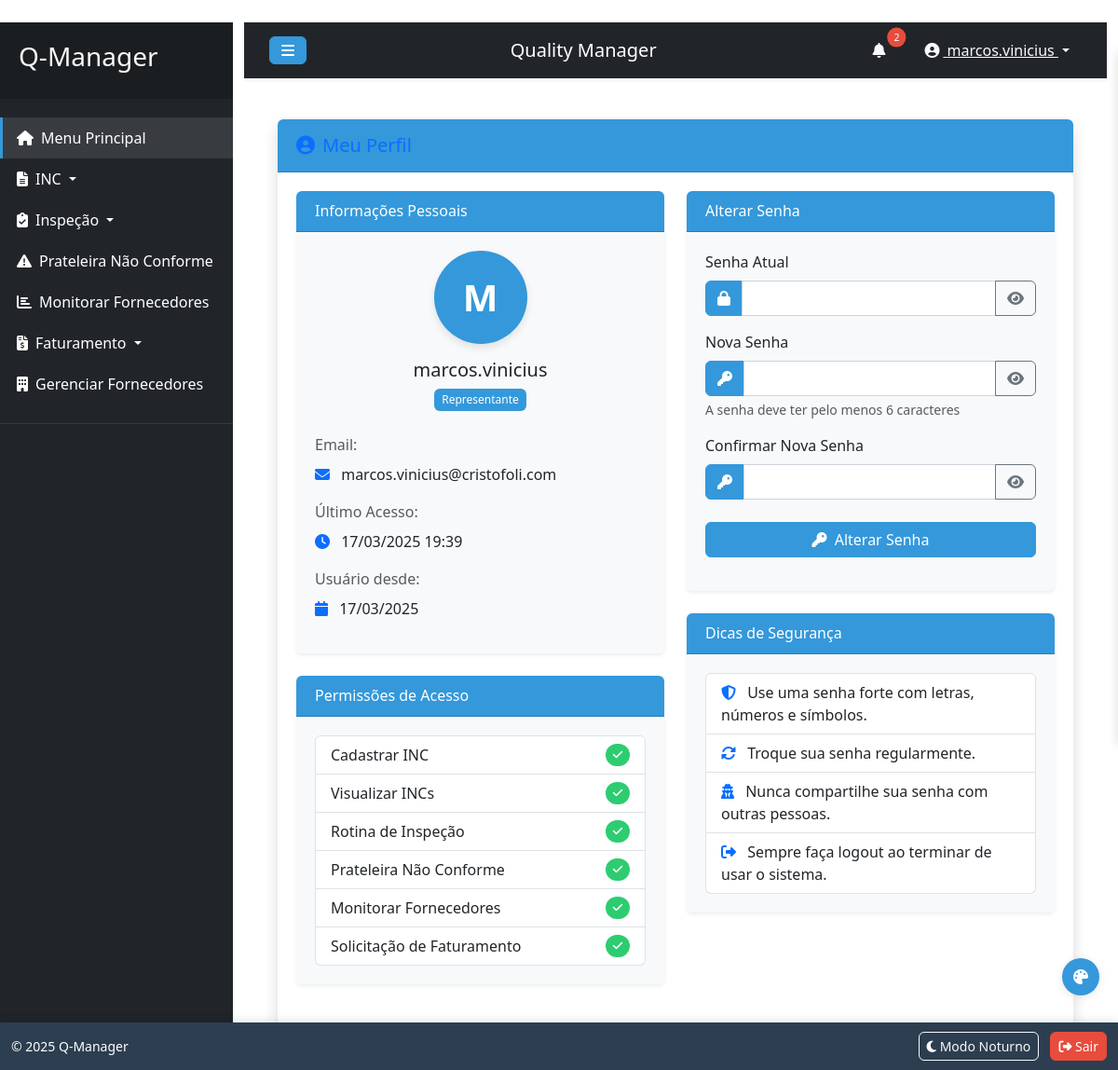
Page /auth/perfil (signed in) on the committed database.
### models.py (models this page shows)
class User(UserMixin, db.Model):
    id = db.Column(db.Integer, primary_key=True)
    username = db.Column(db.String(80), unique=True, nullable=False)
    password = db.Column(db.String(256), nullable=False)
    email = db.Column(db.String(120), unique=True, nullable=True)  # Novo campo para email
    is_admin = db.Column(db.Boolean, default=False)
    is_representante = db.Column(db.Boolean, default=False)  # Novo campo para marcar se é representante
    permissions = db.Column(db.Text, default='{}')  # JSON para armazenar permissões
    created_at = db.Column(db.DateTime, default=datetime.utcnow)
    last_login = db.Column(db.DateTime, nullable=True)
    def has_permission(self, permission_name):
        if self.is_admin:  # Administradores têm todas as permissões
            return True
        try:
            perms = json.loads(self.permissions)
            return perms.get(permission_name, False)
        except:
            return False

### auth.py (the view, shortened to what this page needs)
@auth_bp.route('/perfil', methods=['GET', 'POST'])
@login_required
def perfil():
    user = current_user
    try:
        user_permissions = json.loads(user.permissions) if user.permissions else {}
    except:
        user_permissions = {}
    system_functions = [
        {'id': 'cadastro_inc', 'name': 'Cadastrar INC'},
        {'id': 'visualizar_incs', 'name': 'Visualizar INCs'},
        {'id': 'rotina_inspecao', 'name': 'Rotina de Inspeção'},
        {'id': 'prateleira', 'name': 'Prateleira Não Conforme'},
        {'id': 'fornecedores', 'name': 'Monitorar Fornecedores'},
        {'id': 'faturamento', 'name': 'Solicitação de Faturamento'},
    ]
    return render_template('perfil.html', user=user, permissions=user_permissions, system_functions=system_functions)

### templates/perfil.html (shortened to what this page needs)
{% extends "base.html" %}
{% block content %}
<div class="container-fluid">
    <div class="card shadow mb-4">
        <div class="card-header py-3 d-flex justify-content-between align-items-center">
            <h5 class="m-0 font-weight-bold text-primary">
                <i class="fas fa-user-circle me-2"></i>Meu Perfil
            </h5>
        </div>
        <div class="card-body">
            <div class="row">
                <div class="col-md-6">
                    <div class="card bg-light mb-4">
                        <div class="card-header">
                            <h6 class="mb-0">Informações Pessoais</h6>
                        </div>
                        <div class="card-body">
                            <div class="text-center mb-4">
                                <div class="avatar-circle mx-auto mb-3">
                                    <span class="initial">{{ user.username[0]|upper }}</span>
                                </div>
                                <h5>{{ user.username }}</h5>
                                <div class="mb-2">
                                    {% if user.is_representante %}
                                    <span class="badge bg-primary">Representante</span>
                                    {% endif %}
                                </div>
                            </div>
                            <div class="mb-3">
                                <label class="form-label text-muted">Email:</label>
                                <p class="mb-1">
                                    {% if user.email %}
                                    <i class="fas fa-envelope me-2 text-primary"></i> {{ user.email }}
                                    {% else %}
                                    <span class="text-muted"><i class="fas fa-envelope me-2"></i> Não informado</span>
                                    {% endif %}
                                </p>
                            </div>
                            {% if user.last_login %}
                            <div class="mb-3">
                                <label class="form-label text-muted">Último Acesso:</label>
                                <p class="mb-1"><i class="fas fa-clock me-2 text-primary"></i> {{ user.last_login.strftime('%d/%m/%Y %H:%M') }}</p>
                            </div>
                            {% endif %}
                            <div class="mb-3">
                                <label class="form-label text-muted">Usuário desde:</label>
                                <p class="mb-1"><i class="fas fa-calendar me-2 text-primary"></i> {{ user.created_at.strftime('%d/%m/%Y') }}</p>
                            </div>
                        </div>
                    </div>
                    <div class="card bg-light">
                        <div class="card-header">
                            <h6 class="mb-0">Permissões de Acesso</h6>
                        </div>
                        <div class="card-body">
                            {% if user.is_admin %}
                            <div class="alert alert-info">
                                <i class="fas fa-info-circle me-2"></i> Como administrador, você tem acesso a todas as funcionalidades do sistema.
                            </div>
                            {% else %}
                            <ul class="list-group permissions-list">
                                {% for function in system_functions %}
                                <li class="list-group-item d-flex justify-content-between align-items-center">
                                    {{ function.name }}
                                    {% if permissions.get(function.id) %}
                                    <span class="badge bg-success rounded-pill"><i class="fas fa-check"></i></span>
                                    {% else %}
                                    <span class="badge bg-danger rounded-pill"><i class="fas fa-times"></i></span>
                                    {% endif %}
                                </li>
                                {% endfor %}
                            </ul>
                            {% endif %}
                        </div>
                    </div>
                </div>
                <div class="col-md-6">
                    <div class="card bg-light mb-4">
                        <div class="card-header">
                            <h6 class="mb-0">Alterar Senha</h6>
                        </div>
                        <div class="card-body">
                            <form method="POST" id="changePasswordForm">
                                <div class="mb-3">
                                    <label for="current_password" class="form-label">Senha Atual</label>
                                    <div class="input-group">
                                        <span class="input-group-text"><i class="fas fa-lock"></i></span>
                                        <input type="password" class="form-control" id="current_password" name="current_password" required>
                                        <button class="btn btn-outline-secondary toggle-password" type="button" data-target="current_password">
                                            <i class="fas fa-eye"></i>
                                        </button>
                                    </div>
                                </div>
                                <div class="mb-3">
                                    <label for="new_password" class="form-label">Nova Senha</label>
                                    <div class="input-group">
                                        <span class="input-group-text"><i class="fas fa-key"></i></span>
                                        <input type="password" class="form-control" id="new_password" name="new_password" required>
                                        <button class="btn btn-outline-secondary toggle-password" type="button" data-target="new_password">
                                            <i class="fas fa-eye"></i>
                                        </button>
                                    </div>
                                    <div class="form-text">A senha deve ter pelo menos 6 caracteres</div>
                                </div>
                                <div class="mb-4">
                                    <label for="confirm_password" class="form-label">Confirmar Nova Senha</label>
                                    <div class="input-group">
                                        <span class="input-group-text"><i class="fas fa-key"></i></span>
                                        <input type="password" class="form-control" id="confirm_password" name="confirm_password" required>
                                        <button class="btn btn-outline-secondary toggle-password" type="button" data-target="confirm_password">
                                            <i class="fas fa-eye"></i>
                                        </button>
                                    </div>
                                </div>
                                <div class="d-grid">
                                    <button type="submit" class="btn btn-primary">
                                        <i class="fas fa-key me-1"></i> Alterar Senha
                                    </button>
                                </div>
                            </form>
                        </div>
                    </div>
                    <div class="card bg-light">
                        <div class="card-header">
                            <h6 class="mb-0">Dicas de Segurança</h6>
                        </div>
                        <div class="card-body">
                            <ul class="list-group">
                                <li class="list-group-item">
                                    <i class="fas fa-shield-alt text-primary me-2"></i> Use uma senha forte com letras, números e símbolos.
                                </li>
                                <li class="list-group-item">
                                    <i class="fas fa-sync-alt text-primary me-2"></i> Troque sua senha regularmente.
                                </li>
                                <li class="list-group-item">
                                    <i class="fas fa-user-secret text-primary me-2"></i> Nunca compartilhe sua senha com outras pessoas.
                                </li>
                                <li class="list-group-item">
                                    <i class="fas fa-sign-out-alt text-primary me-2"></i> Sempre faça logout ao terminar de usar o sistema.
                                </li>
                            </ul>
                        </div>
                    </div>
                </div>
            </div>
        </div>
    </div>
</div>
{% endblock %}

### templates/base.html (shortened to what this page needs)
﻿<!DOCTYPE html>
<html lang="pt-br">
<head>
    <link href="https://cdn.jsdelivr.net/npm/bootstrap@5.3.0/dist/css/bootstrap.min.css" rel="stylesheet">
    <link rel="stylesheet" href="https://cdnjs.cloudflare.com/ajax/libs/font-awesome/6.4.0/css/all.min.css">
    <link rel="stylesheet" href="{{ url_for('static', filename='css/style.css') }}">
</head>
<body>
    <div class="wrapper">
        {% if current_user.is_authenticated %}
        <nav id="sidebar" class="bg-dark">
            <div class="sidebar-header">
                <h3 class="text-light">Q-Manager</h3>
            </div>
            <ul class="list-unstyled components">
                <li class="active">
                    <a href="{{ url_for('main_menu') }}"><i class="fas fa-home me-2"></i>Menu Principal</a>
                </li>
                <li>
                    <a href="#incSubmenu" data-bs-toggle="collapse" aria-expanded="false" class="dropdown-toggle">
                        <i class="fas fa-file-alt me-2"></i>INC
                    </a>
                </li>
                {% if current_user.is_admin or current_user.has_permission('rotina_inspecao') %}
                <li>
                    <a href="#inspecaoSubmenu" data-bs-toggle="collapse" aria-expanded="false" class="dropdown-toggle">
                        <i class="fas fa-clipboard-check me-2"></i>Inspeção
                    </a>
                </li>
                {% endif %}
                {% if current_user.is_admin or current_user.has_permission('prateleira') %}
                <li>
                    <a href="{{ url_for('prateleira.listar_prateleira_nao_conforme') }}">
                        <i class="fas fa-exclamation-triangle me-2"></i>Prateleira Não Conforme
                    </a>
                </li>
                {% endif %}
                {% if current_user.is_admin or current_user.has_permission('fornecedores') %}
                <li>
                    <a href="{{ url_for('inc.monitorar_fornecedores') }}">
                        <i class="fas fa-chart-bar me-2"></i>Monitorar Fornecedores
                    </a>
                </li>
                {% endif %}
                {% if current_user.is_admin or current_user.has_permission('faturamento') %}
                <li>
                    <a href="#faturamentoSubmenu" data-bs-toggle="collapse" aria-expanded="false" class="dropdown-toggle">
                        <i class="fas fa-file-invoice-dollar me-2"></i>Faturamento
                    </a>
                </li>
                {% endif %}
                <li>
                    <a href="{{ url_for('fornecedor.gerenciar_fornecedores') }}">
                        <i class="fas fa-building me-2"></i>Gerenciar Fornecedores
                    </a>
                </li>
            </ul>
        </nav>
        {% endif %}
        <div id="content" class="container-fluid">
            {% if current_user.is_authenticated %}
            <nav class="navbar navbar-expand-lg navbar-dark bg-dark">
                <div class="container-fluid">
                    <button type="button" id="sidebarCollapse" class="btn btn-info">
                        <i class="fas fa-bars"></i>
                    </button>
                    <span class="navbar-brand ms-3">Quality Manager</span>
                    <div class="d-flex align-items-center">
                        <div class="notification-bell me-3">
                            <button class="btn btn-link position-relative" id="notificationButton">
                                <i class="fas fa-bell text-light"></i>
                                <span class="notification-badge position-absolute top-0 start-100 translate-middle badge rounded-pill bg-danger" style="display:none;">
                                </span>
                            </button>
                        </div>
                        <div class="dropdown">
                            <button class="btn btn-link dropdown-toggle text-light" type="button" id="userDropdown" data-bs-toggle="dropdown" aria-expanded="false">
                                <i class="fas fa-user-circle me-1"></i> {{ current_user.username }}
                            </button>
                        </div>
                    </div>
                </div>
            </nav>
            {% endif %}
            <div class="content-body p-4">
                {% block content %}{% endblock %}
            </div>
        </div>
    </div>
    <div class="theme-selector">
        <button class="theme-toggle" id="theme-toggle">
            <i class="fas fa-palette"></i>
        </button>
    </div>
    {% if current_user.is_authenticated %}
    <footer class="footer">
        <div class="container-fluid">
            <div class="row">
                <div class="col-12 d-flex justify-content-between align-items-center">
                    <div class="footer-copyright text-white">
                        <small>&copy; 2025 Q-Manager</small>
                    </div>
                    <div>
                        <button id="toggleNightMode" class="btn btn-sm btn-outline-light me-2">
                            <i class="fas fa-moon"></i> Modo Noturno
                        </button>
                        <a href="{{ url_for('auth.logout') }}" class="btn btn-sm btn-danger">
                            <i class="fas fa-sign-out-alt"></i> Sair
                        </a>
                    </div>
                </div>
            </div>
        </div>
    </footer>
    {% endif %}
    <div id="toast-container" class="position-fixed bottom-0 end-0 p-3" style="z-index: 1100;"></div>
</body>
</html>

### rows in the picture
User: username "marcos.vinicius", username "M", email "marcos.vinicius@cristofoli.com", last_login "17/03/2025 19:39", created_at "17/03/2025", is_admin False (drawn)

### other values in the picture
{{ function.name }} "Cadastrar INC" "Visualizar INCs" "Rotina de Inspeção" "Prateleira Não Conforme" "Monitorar Fornecedores" "Solicitação de Faturamento"
